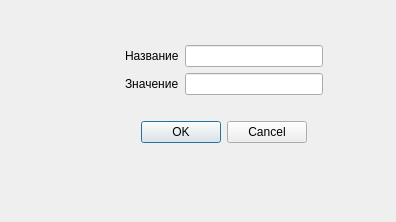
<?xml version="1.0" encoding="UTF-8"?>
<ui version="4.0">
 <class>EditSetting</class>
 <widget class="QDialog" name="EditSetting">
  <property name="geometry">
   <rect>
    <x>0</x>
    <y>0</y>
    <width>396</width>
    <height>222</height>
   </rect>
  </property>
  <property name="sizePolicy">
   <sizepolicy hsizetype="Minimum" vsizetype="Minimum">
    <horstretch>0</horstretch>
    <verstretch>0</verstretch>
   </sizepolicy>
  </property>
  <property name="windowTitle">
   <string>Настройки</string>
  </property>
  <widget class="QWidget" name="verticalLayoutWidget">
   <property name="geometry">
    <rect>
     <x>120</x>
     <y>20</y>
     <width>208</width>
     <height>153</height>
    </rect>
   </property>
   <layout class="QVBoxLayout" name="mainLay">
    <property name="leftMargin">
     <number>5</number>
    </property>
    <property name="topMargin">
     <number>5</number>
    </property>
    <property name="rightMargin">
     <number>5</number>
    </property>
    <property name="bottomMargin">
     <number>10</number>
    </property>
    <item>
     <layout class="QHBoxLayout" name="horizontalLayout">
      <item>
       <layout class="QVBoxLayout" name="verticalLayout_3">
        <item>
         <widget class="QLabel" name="label">
          <property name="text">
           <string>Название</string>
          </property>
         </widget>
        </item>
        <item>
         <widget class="QLabel" name="label_2">
          <property name="text">
           <string>Значение</string>
          </property>
         </widget>
        </item>
       </layout>
      </item>
      <item>
       <layout class="QVBoxLayout" name="verticalLayout_2">
        <item>
         <widget class="QLineEdit" name="lEd_NameSetting">
          <property name="minimumSize">
           <size>
            <width>130</width>
            <height>0</height>
           </size>
          </property>
         </widget>
        </item>
        <item>
         <widget class="QLineEdit" name="lEd_ValueSetting">
          <property name="minimumSize">
           <size>
            <width>130</width>
            <height>0</height>
           </size>
          </property>
         </widget>
        </item>
       </layout>
      </item>
     </layout>
    </item>
    <item>
     <widget class="QDialogButtonBox" name="buttonBox">
      <property name="orientation">
       <enum>Qt::Horizontal</enum>
      </property>
      <property name="standardButtons">
       <set>QDialogButtonBox::Cancel|QDialogButtonBox::Ok</set>
      </property>
      <property name="centerButtons">
       <bool>true</bool>
      </property>
     </widget>
    </item>
   </layout>
  </widget>
 </widget>
 <resources/>
 <connections>
  <connection>
   <sender>buttonBox</sender>
   <signal>accepted()</signal>
   <receiver>EditSetting</receiver>
   <slot>accept()</slot>
   <hints>
    <hint type="sourcelabel">
     <x>248</x>
     <y>254</y>
    </hint>
    <hint type="destinationlabel">
     <x>157</x>
     <y>274</y>
    </hint>
   </hints>
  </connection>
  <connection>
   <sender>buttonBox</sender>
   <signal>rejected()</signal>
   <receiver>EditSetting</receiver>
   <slot>reject()</slot>
   <hints>
    <hint type="sourcelabel">
     <x>316</x>
     <y>260</y>
    </hint>
    <hint type="destinationlabel">
     <x>286</x>
     <y>274</y>
    </hint>
   </hints>
  </connection>
 </connections>
</ui>
